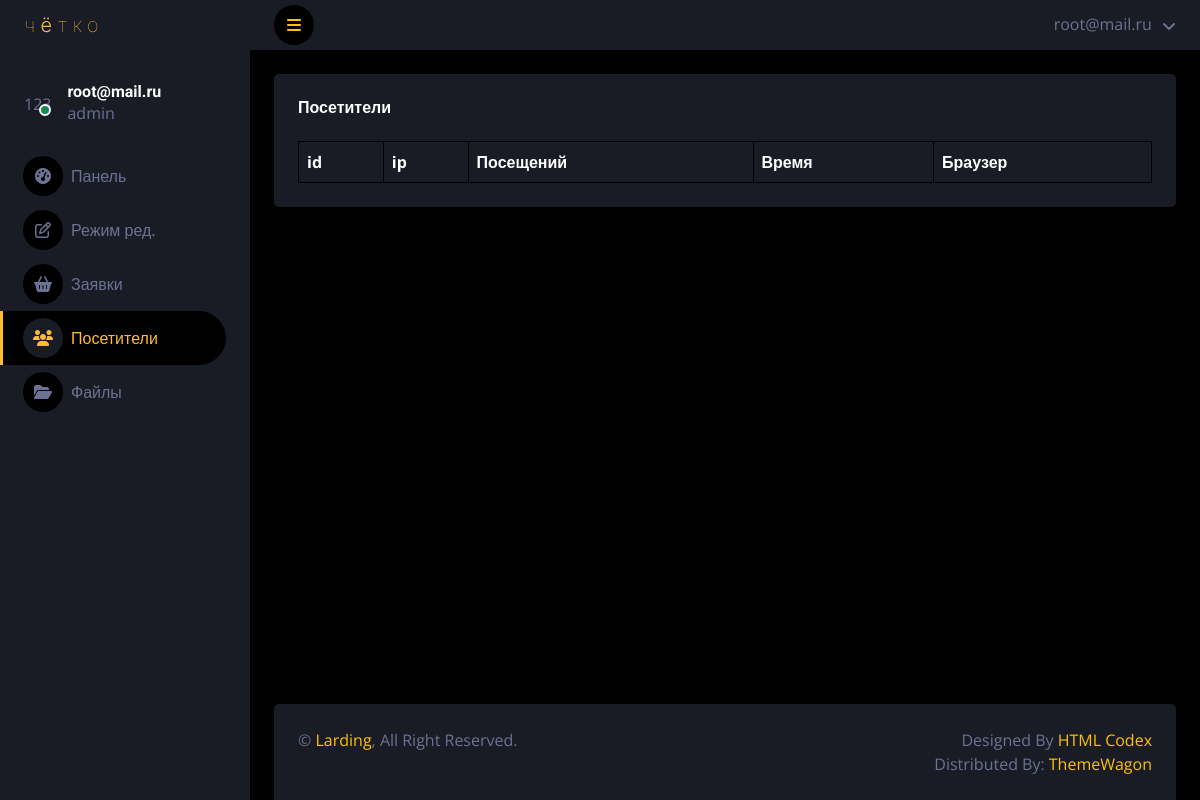
The page /users/ (signed in) on the database as committed earlier.
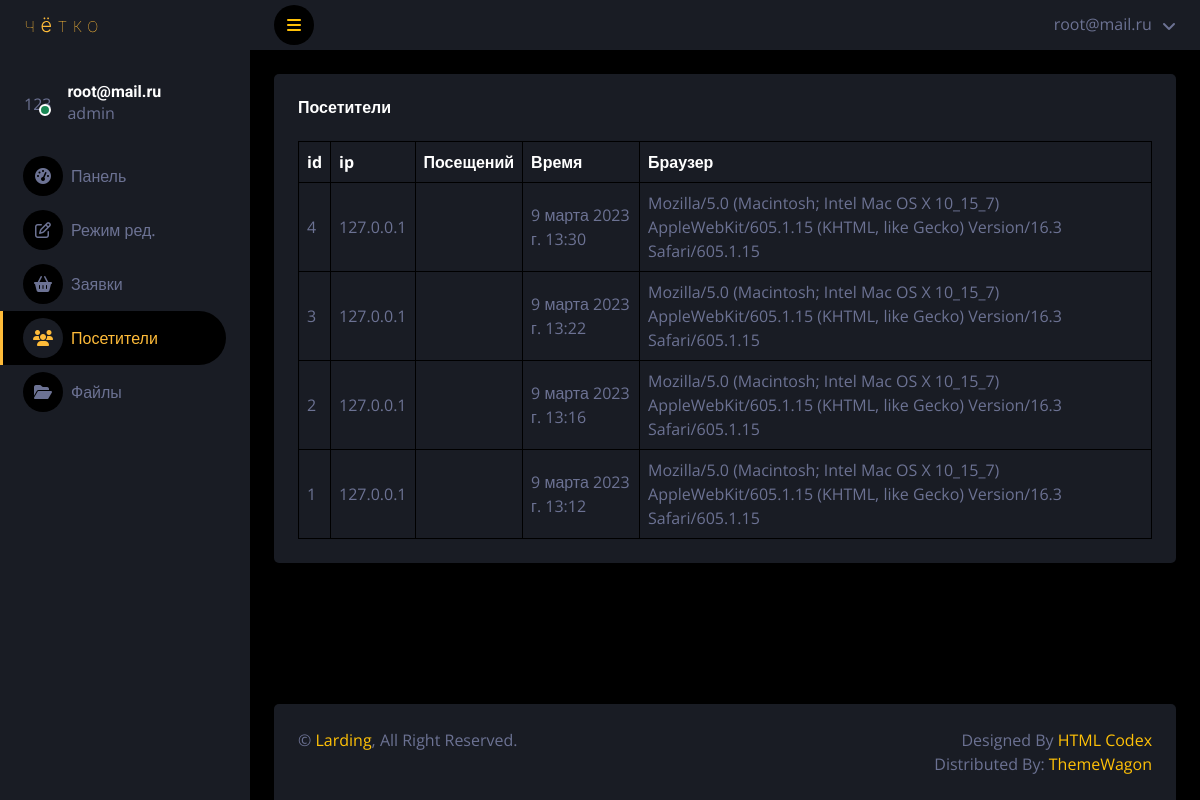
The same page on the database as committed later.
### landing/models.py (models this page shows, shortened)
class visitors(models.Model):
	ip = models.CharField(max_length=100, db_index=True,verbose_name="IP",blank=True)
	browser = models.CharField(max_length=200, db_index=True,verbose_name="Браузер",blank=True)
	time_create = models.DateTimeField(auto_now_add=True,verbose_name="Время посещения",blank=True)
	time_out = models.CharField(max_length=100, db_index=True,verbose_name="Визитов",blank=True)
	class Meta:
		verbose_name = 'Посетитель'
		verbose_name_plural = 'Посетители'

### landing/views.py (the view)
# urls.py: path('users/',UsersPage.as_view(),name='users'),
class UsersPage(LoginRequiredMixin,DataMixin,ListView):
	model = landing
	template_name = 'accounts/darkpan/users.html'
	def get_context_data(self,*, object_list=None, **kwargs):
		context = super().get_context_data(**kwargs)
		print(self.request.user)
		context['user'] = self.request.user
		context['visitors'] = visitors.objects.order_by("-id")
		context['visitors_count'] = visitors.objects.count()
		c_def = self.get_user_context(title="Посетители",selected="landing:users")
		context = dict(list(context.items())+list(c_def.items()))
		return context

### landing/utils.py (called while the page is built)
	def get_user_context(self, **kwargs):
		context = kwargs
		context['menu_admin']=[{'title':'Панель','url_name':'landing:dashboard','icon':'fa-tachometer-alt'},
							   {'title':'Режим ред.','url_name':'landing:edit','icon':'fa-edit'},
							   {'title':'Заявки','url_name':'landing:order','icon':'fa-shopping-basket'},
							   {'title':'Посетители','url_name':'landing:users','icon':'fa-users'},
							   {'title':'Файлы','url_name':'landing:files','icon':'fa-folder-open'},
			]
		return context

### landing/templates/accounts/darkpan/users.html
{% extends "accounts/darkpan/base.html" %}
{% block content %}
            <div class="container-fluid pt-4 px-4">
                <div class="bg-secondary text-center rounded p-4">
                    <div class="d-flex align-items-center justify-content-between mb-4">
                        <h6 class="mb-0">Посетители</h6>
                    </div>
                    <div class="table-responsive">
                        <table class="table text-start align-middle table-bordered table-hover mb-0">
                            <thead>
                                <tr class="text-white">
                                    <th scope="col">id</th>
                                    <th scope="col">ip</th>
                                    <th scope="col">Посещений</th>
                                    <th scope="col">Время</th>
                                    <th scope="col">Браузер</th>
                                </tr>
                            </thead>
                            <tbody>
                                {% for item in visitors %}
                                    <tr>
                                        <td>{{ item.id }}</td>
                                        <td>{{ item.ip }}</td>
                                        <td>{{ item.time_out }}</td>
                                        <td>{{ item.time_create }}</td>
                                        <td>{{ item.browser }}</td>
                                    </tr>
                                {% endfor %}
                            </tbody>
                        </table>
                    </div>
                </div>
            </div>
{% endblock %}

### landing/templates/accounts/darkpan/base.html (shortened to what this page needs)
{% load static %}
<!DOCTYPE html>
<html lang="en">
<head>
    <link href="{% static 'accounts/'%}lib/owlcarousel/assets/owl.carousel.min.css" rel="stylesheet">
    <link href="{% static 'accounts/'%}lib/tempusdominus/css/tempusdominus-bootstrap-4.min.css" rel="stylesheet" />
    <link href="{% static 'accounts/'%}css/bootstrap.min.css" rel="stylesheet">
    <link href="{% static 'accounts/'%}css/style.css" rel="stylesheet">
</head>
<body>
    <div class="container-fluid position-relative d-flex p-0">
        <div class="sidebar pe-4 pb-3">
            <nav class="navbar bg-secondary navbar-dark">
                <a href="{% url 'landing:home' %}" class="d-flex align-items-center navbar-brand mx-4 mb-3 w-100">
                    <img src="{% static 'accounts/'%}img/logo.svg">
                </a>
                <div class="d-flex align-items-center ms-4 mb-4 mt-4 w-100">
                    <div class="position-relative">
                        <div class="rounded-circle">123</div>
                        <div class="bg-success rounded-circle border border-2 border-white position-absolute end-0 bottom-0 p-1"></div>
                    </div>
                    <div class="ms-3">
                        <h6 class="mb-0">{{ user.email }}</h6>
                        {% if user.is_superuser %}
                            <span>admin</span>
                        {% else %}
                            <span>no admin</span>
                        {% endif %}
                    </div>
                </div>
                <div class="navbar-nav w-100">
                    {% for item in menu_admin %}
                        {% if item.url_name == selected %}
                            <a href="{% url item.url_name %}" class="nav-item nav-link active"><i class="fa {{ item.icon }} me-2"></i>{{ item.title }}</a>
                        {% else %}
                            <a href="{% url item.url_name %}" class="nav-item nav-link"><i class="fa {{ item.icon }} me-2"></i>{{ item.title }}</a>
                        {% endif %}
                    {% endfor %}
                </div>
            </nav>
        </div>
        <div class="content ">
            <nav class="navbar navbar-expand bg-secondary navbar-dark sticky-top px-4 py-0">
                <a href="#" class="sidebar-toggler flex-shrink-0">
                    <i class="fa fa-bars"></i>
                </a>
                <div class="navbar-nav align-items-center ms-auto">
                    <div class="nav-item dropdown">
                        <a href="#" class="nav-link dropdown-toggle" data-bs-toggle="dropdown">
                            <span class="d-none d-lg-inline-flex">{{ user.email }}</span>
                        </a>
                    </div>
                </div>
            </nav>
            {% block content %}
            {% endblock %}
            <div class="mt-auto position-sticky top-100" style="margin-top: 117px !important;">
                <div class="container-fluid pt-4 px-4 position-absolute bottom-0"  >
                    <div class="bg-secondary rounded-top p-4" >
                        <div class="row" >
                            <div class="col-12 col-sm-6 text-center text-sm-start">
                                &copy; <a href="#">Larding</a>, All Right Reserved.
                            </div>
                            <div class="col-12 col-sm-6 text-center text-sm-end">
                                Designed By <a href="https://htmlcodex.com">HTML Codex</a>
                                <br>Distributed By: <a href="https://themewagon.com" target="_blank">ThemeWagon</a>
                            </div>
                        </div>
                    </div>
                </div>
            </div>
        </div>
    </div>
</body>
</html>

Rows that differ between the two databases and show on the page:
added visitors: id "4", ip "127.0.0.1", time_create "9 марта 2023 г. 13:30", browser "Mozilla/5.0 (Macintosh; Intel Mac OS X 10_15_7) AppleWebKit/605.1.15 (KHTML, like Gecko) Version/16.3 Safari/605.1.15"
added visitors: id "3", ip "127.0.0.1", time_create "9 марта 2023 г. 13:22", browser "Mozilla/5.0 (Macintosh; Intel Mac OS X 10_15_7) AppleWebKit/605.1.15 (KHTML, like Gecko) Version/16.3 Safari/605.1.15"
added visitors: id "2", ip "127.0.0.1", time_create "9 марта 2023 г. 13:16", browser "Mozilla/5.0 (Macintosh; Intel Mac OS X 10_15_7) AppleWebKit/605.1.15 (KHTML, like Gecko) Version/16.3 Safari/605.1.15"
added visitors: id "1", ip "127.0.0.1", time_create "9 марта 2023 г. 13:12", browser "Mozilla/5.0 (Macintosh; Intel Mac OS X 10_15_7) AppleWebKit/605.1.15 (KHTML, like Gecko) Version/16.3 Safari/605.1.15"
